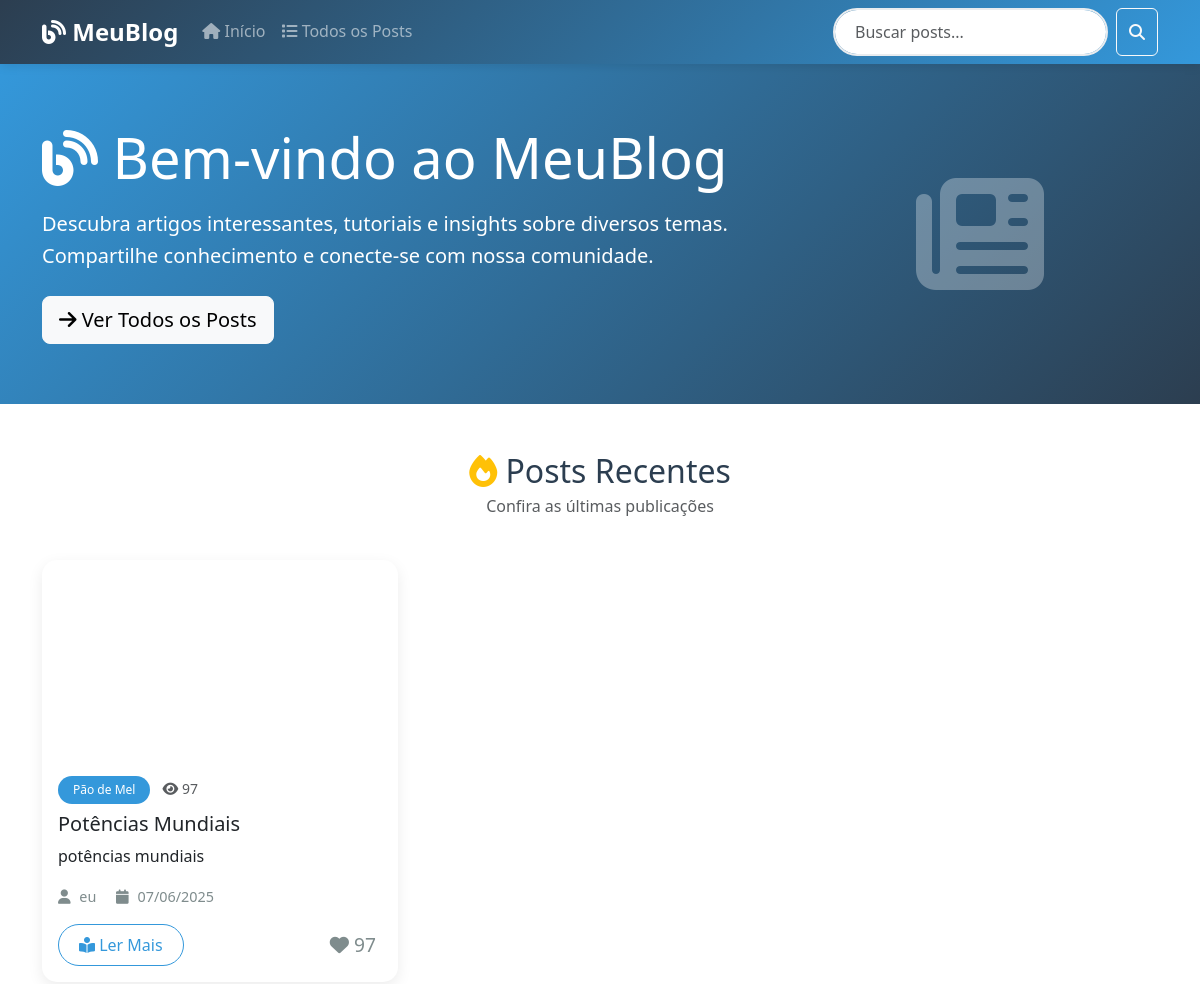
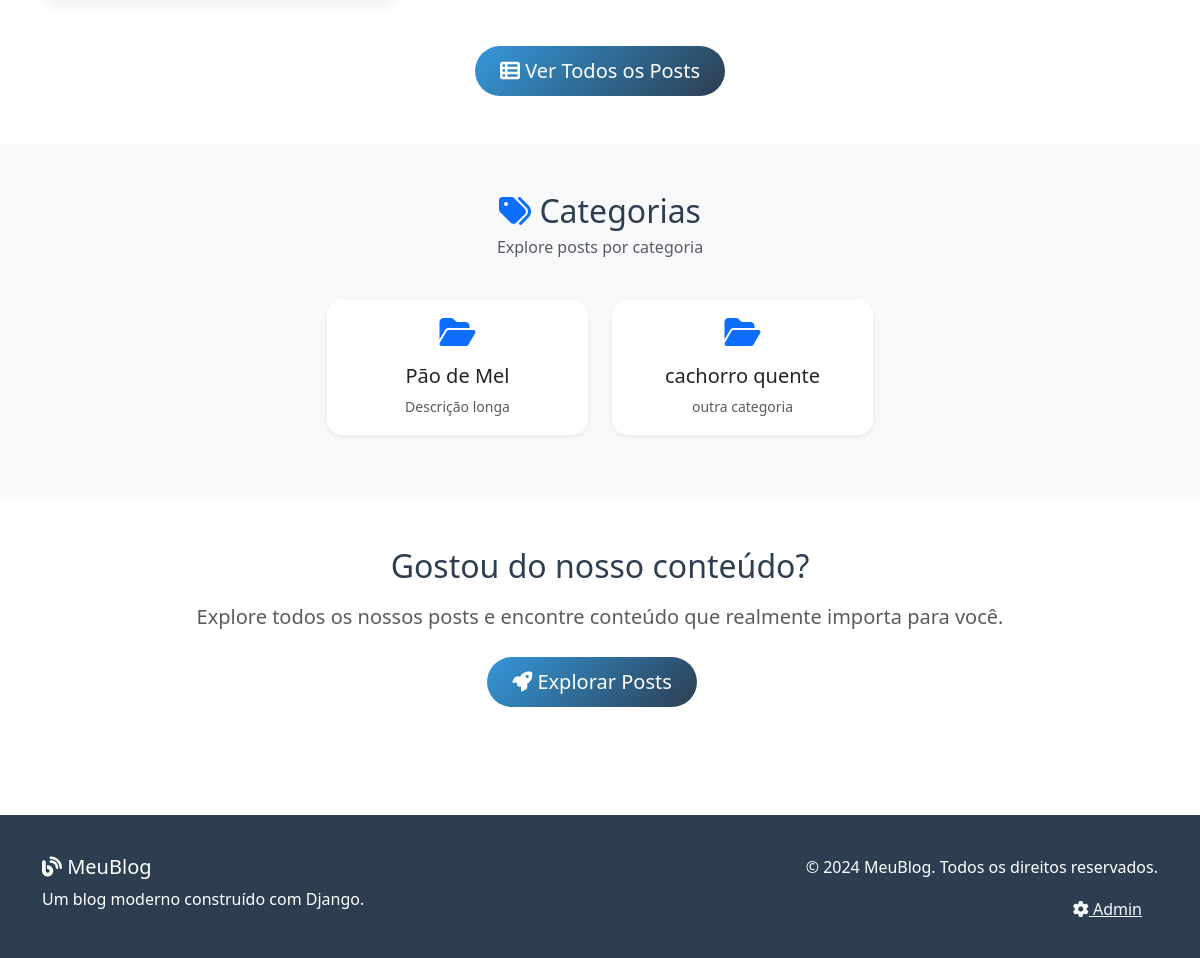
Screenshot of /blog/ with the database file from the repository (2 pictures, top to bottom).
### blog/models.py (models this page shows, shortened)
class Post(models.Model):
    STATUS_CHOICES = [
        ('rascunho', 'Rascunho'),
        ('publicado', 'Publicado'),
        ('arquivado', 'Arquivado'),
    ]
    titulo = models.CharField(max_length=200)
    slug = models.SlugField(max_length=200, unique=True)
    autor = models.ForeignKey(User, on_delete=models.CASCADE, related_name='posts')
    categoria = models.ForeignKey(Categoria, on_delete=models.SET_NULL, null=True, blank=True)
    conteudo = models.TextField()
    resumo = models.CharField(max_length=300, blank=True)
    status = models.CharField(max_length=10, choices=STATUS_CHOICES, default='rascunho')
    criado_em = models.DateTimeField(auto_now_add=True)
    atualizado_em = models.DateTimeField(auto_now=True)
    publicado_em = models.DateTimeField(null=True, blank=True)
    visualizacoes = models.PositiveIntegerField(default=0)
    class Meta:
        verbose_name = 'Post'
        verbose_name_plural = 'Posts'
        ordering = ['-criado_em']

class Categoria(models.Model):
    nome = models.CharField(max_length=100, unique=True)
    descricao = models.TextField(blank=True)
    criado_em = models.DateTimeField(auto_now_add=True)
    class Meta:
        verbose_name = 'Categoria'
        verbose_name_plural = 'Categorias'
        ordering = ['nome']

### blog/views.py (the view)
# urls.py: path('', views.home, name='home'),
def home(request):
    posts_recentes = Post.objects.filter(status='publicado').order_by('-publicado_em')[:6]
    categorias = Categoria.objects.all()
    context = {
        'posts_recentes': posts_recentes,
        'categorias': categorias,
        'titulo_pagina': 'Blog - Página Inicial'
    }
    return render(request, 'blog/home.html', context)

### blog/templates/blog/home.html (shortened to what this page needs)
{% extends 'blog/base.html' %}
{% block content %}
<section class="hero-section">
    <div class="container">
        <div class="row align-items-center">
            <div class="col-lg-8">
                <h1 class="display-4 mb-3">
                    <i class="fas fa-blog"></i> Bem-vindo ao MeuBlog
                </h1>
                <p class="lead mb-4">
                    Descubra artigos interessantes, tutoriais e insights sobre diversos temas.
                    Compartilhe conhecimento e conecte-se com nossa comunidade.
                </p>
                <a href="{% url 'blog:lista_posts' %}" class="btn btn-light btn-lg">
                    <i class="fas fa-arrow-right"></i> Ver Todos os Posts
                </a>
            </div>
            <div class="col-lg-4 text-center">
                <i class="fas fa-newspaper" style="font-size: 8rem; opacity: 0.3;"></i>
            </div>
        </div>
    </div>
</section>
<section class="py-5">
    <div class="container">
        <div class="row mb-4">
            <div class="col-12">
                <h2 class="text-center mb-1">
                    <i class="fas fa-fire text-warning"></i> Posts Recentes
                </h2>
                <p class="text-center text-muted">Confira as últimas publicações</p>
            </div>
        </div>
        {% if posts_recentes %}
            <div class="row">
                {% for post in posts_recentes %}
                    <div class="col-lg-4 col-md-6 mb-4">
                        <div class="card h-100">
                            {% if post.imagem %}
                                <img src="{{ post.imagem.url }}" class="card-img-top" alt="{{ post.titulo }}">
                            {% else %}
                                <div class="card-img-top bg-gradient d-flex align-items-center justify-content-center"
                                     style="height: 200px; background: linear-gradient(135deg, #3498db, #2c3e50);">
                                    <i class="fas fa-file-alt text-white" style="font-size: 3rem; opacity: 0.7;"></i>
                                </div>
                            {% endif %}
                            <div class="card-body d-flex flex-column">
                                <div class="mb-2">
                                    {% if post.categoria %}
                                        <span class="badge badge-primary">{{ post.categoria.nome }}</span>
                                    {% endif %}
                                    <small class="text-muted ms-2">
                                        <i class="fas fa-eye"></i> {{ post.visualizacoes }}
                                    </small>
                                </div>
                                <h5 class="card-title">{{ post.titulo }}</h5>
                                <p class="card-text flex-grow-1">
                                    {{ post.resumo|default:post.conteudo|truncatewords:20 }}
                                </p>
                                <div class="meta-info mb-3">
                                    <i class="fas fa-user"></i> {{ post.autor.first_name|default:post.autor.username }}
                                    <span class="ms-3">
                                        <i class="fas fa-calendar"></i> {{ post.publicado_em|date:"d/m/Y" }}
                                    </span>
                                </div>
                                <div class="d-flex justify-content-between align-items-center">
                                    <a href="{% url 'blog:detalhe_post' post.slug %}" class="btn btn-outline-primary">
                                        <i class="fas fa-book-reader"></i> Ler Mais
                                    </a>
                                    <button class="like-btn" data-post-id="{{ post.id }}" onclick="curtirPost('{{ post.id }}')">
                                        <i class="fas fa-heart"></i>
                                        <span class="like-count">{{ post.visualizacoes }}</span>
                                    </button>
                                </div>
                            </div>
                        </div>
                    </div>
                {% endfor %}
            </div>
            <div class="text-center mt-4">
                <a href="{% url 'blog:lista_posts' %}" class="btn btn-primary btn-lg">
                    <i class="fas fa-th-list"></i> Ver Todos os Posts
                </a>
            </div>
        {% else %}
            <div class="text-center py-5">
                <i class="fas fa-sad-tear text-muted" style="font-size: 4rem;"></i>
                <h3 class="mt-3 text-muted">Nenhum post encontrado</h3>
                <p class="text-muted">Volte em breve para ver nosso conteúdo!</p>
            </div>
        {% endif %}
    </div>
</section>
{% if categorias %}
<section class="py-5 bg-light">
    <div class="container">
        <div class="row mb-4">
            <div class="col-12">
                <h2 class="text-center mb-1">
                    <i class="fas fa-tags text-primary"></i> Categorias
                </h2>
                <p class="text-center text-muted">Explore posts por categoria</p>
            </div>
        </div>
        <div class="row justify-content-center">
            {% for categoria in categorias %}
                <div class="col-lg-3 col-md-4 col-sm-6 mb-3">
                    <a href="{% url 'blog:posts_por_categoria' categoria.id %}"
                       class="text-decoration-none">
                        <div class="card text-center h-100 border-0 shadow-sm">
                            <div class="card-body">
                                <i class="fas fa-folder-open text-primary mb-3" style="font-size: 2rem;"></i>
                                <h5 class="card-title text-dark">{{ categoria.nome }}</h5>
                                {% if categoria.descricao %}
                                    <p class="card-text text-muted small">{{ categoria.descricao|truncatewords:10 }}</p>
                                {% endif %}
                            </div>
                        </div>
                    </a>
                </div>
            {% endfor %}
        </div>
    </div>
</section>
{% endif %}
<section class="py-5">
    <div class="container">
        <div class="row">
            <div class="col-12 text-center">
                <h2 class="mb-3">Gostou do nosso conteúdo?</h2>
                <p class="lead text-muted mb-4">
                    Explore todos os nossos posts e encontre conteúdo que realmente importa para você.
                </p>
                <a href="{% url 'blog:lista_posts' %}" class="btn btn-primary btn-lg me-3">
                    <i class="fas fa-rocket"></i> Explorar Posts
                </a>
            </div>
        </div>
    </div>
</section>
{% endblock %}

### blog/templates/blog/base.html (style rules this page uses)
:root { --primary-color: #2c3e50; --secondary-color: #3498db; --accent-color: #e74c3c; --text-dark: #2c3e50; --text-muted: #7f8c8d; --bg-light: #f8f9fa; }
body { font-family: 'Segoe UI', Tahoma, Geneva, Verdana, sans-serif; line-height: 1.6; color: var(--text-dark); }
.hero-section { background: linear-gradient(135deg, var(--secondary-color), var(--primary-color)); color: white; padding: 60px 0; }
.card { border: none; border-radius: 15px; box-shadow: 0 5px 15px rgba(0,0,0,0.08); transition: transform 0.3s ease, box-shadow 0.3s ease; overflow: hidden; }
.card-img-top { height: 200px; object-fit: cover; }
.btn-primary { background: linear-gradient(135deg, var(--secondary-color), var(--primary-color)); border: none; border-radius: 25px; padding: 10px 25px; font-weight: 500; transition: all 0.3s ease; }
.btn-outline-primary { border-color: var(--secondary-color); color: var(--secondary-color); border-radius: 25px; padding: 8px 20px; font-weight: 500; }
.badge { border-radius: 20px; padding: 8px 15px; font-weight: 500; }
.badge-primary { background: var(--secondary-color); }
.meta-info { color: var(--text-muted); font-size: 0.9rem; }
.meta-info i { margin-right: 5px; }
.like-btn { background: none; border: none; color: var(--text-muted); font-size: 1.2rem; transition: color 0.3s ease; cursor: pointer; }

### rows the page displays
Post: categoria.nome "Pão de Mel", visualizacoes "97", titulo "Potências Mundiais", resumo "potências mundiais", autor.first_name "eu", publicado_em "07/06/2025"
Categoria: nome "Pão de Mel", descricao "Descrição longa"
Categoria: nome "cachorro quente", descricao "outra categoria"
